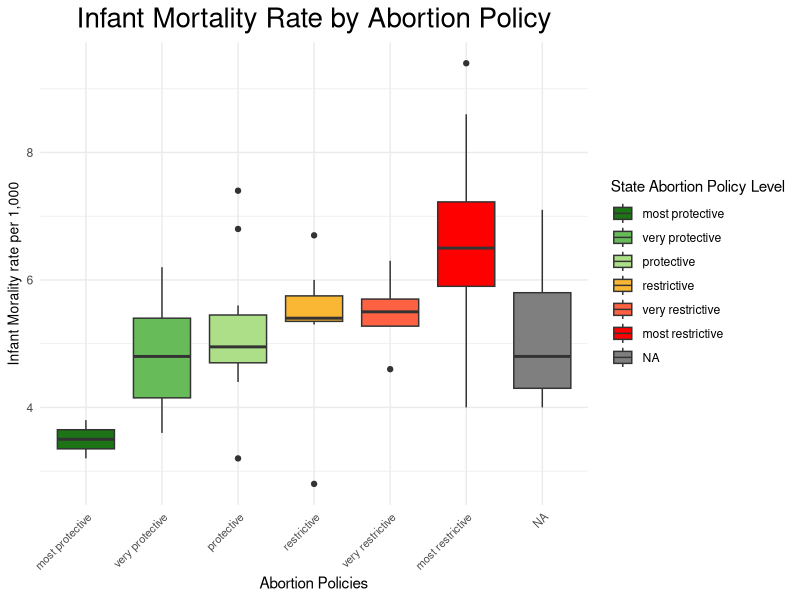
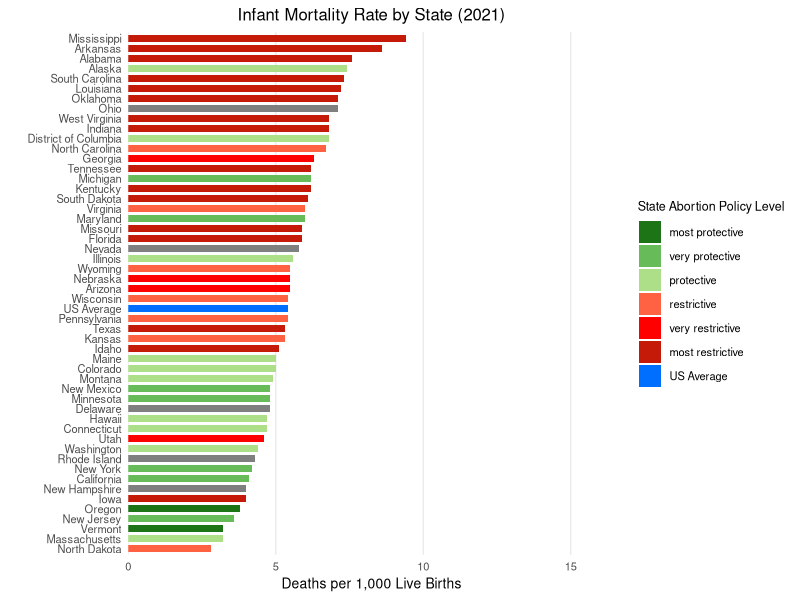
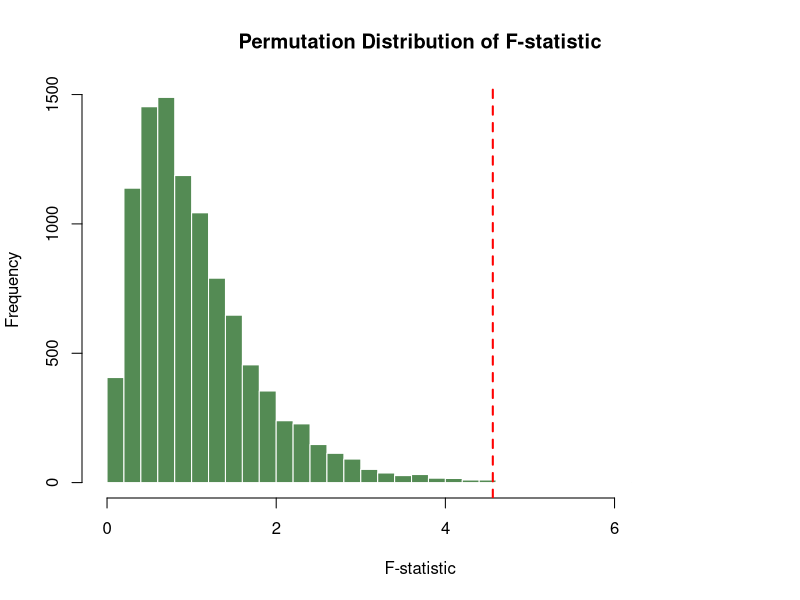

Reproduce these figures in R, in order.
## ---- chunk 1
library(tidyverse)
df <- read_csv("../data/clean_data/merged_data.csv", show_col_types = FALSE)
df <- df[!is.na(df$abortion_policies), ]
df_test <- df[df$State != "US", ]
df$abortion_policies <- factor(df$abortion_policies, 
                              levels = c("most protective", "very protective", 
                                         "protective", "some restriction /protections", "restrictive", "very restrictive", "most restrictive"))

# Box plot for Infant Mortality Rate
ggplot(df, aes(x = abortion_policies, y = infant_mortality_2021, fill=abortion_policies)) +
  geom_boxplot() +
  theme_minimal() +
  theme(axis.text.x = element_text(size = 8, angle = 45, hjust = 1),
        axis.title.y = element_text(size = 10)) + 
  scale_fill_manual(values = c("#1c7416", "#68bb59", "#acdf87", "#fab733", "#ff6242", "#ff0000", "#c61a09")) +
  labs(x = "Abortion Policies", 
       y = "Infant Morality rate per 1,000",
       fill = "State Abortion Policy Level",
       title = "Infant Mortality Rate by Abortion Policy") +
  theme(plot.title = element_text(size = 20, hjust = 0.5))
## ---- chunk 2

df_filtered <- df %>%
  filter(!is.na(`infant_mortality_2021`)) %>%
  bind_rows(tibble(
    State = "US Average",  # Removed c() since only adding one value
    `infant_mortality_2021` = 5.4,
    abortion_policies = "US Average"  # Removed "most restrictive" since only adding US Average
  ))

policy_levels <- c(
  "most protective",
  "very protective", 
  "protective",
  "some restrictions/protections",
  "restrictive",
  "very restrictive",
  "most restrictive",
  "US Average"
)

df_filtered$abortion_policies <- factor(df_filtered$abortion_policies, 
                                      levels = policy_levels)

ggplot(df_filtered, 
       aes(y = reorder(State, `infant_mortality_2021`),
           x = `infant_mortality_2021`,
           fill = abortion_policies)) +
  geom_bar(stat = "identity", width = 0.7) +
  scale_fill_manual(
    values = c(
      "most protective" = "#1c7416",
      "very protective" = "#68bb59",
      "protective" = "#acdf87",
      "some restrictions/protections" = "#fab733",
      "restrictive" = "#ff6242",
      "very restrictive" = "#ff0000",
      "most restrictive" = "#c61a09",
      "US Average" = "#006eff"
    ),
    breaks = policy_levels
  ) +
  theme_minimal() +
  labs(
    title = "Infant Mortality Rate by State (2021)",  # Made title more concise
    x = "Deaths per 1,000 Live Births",  # Corrected units
    y = "",
    fill = "State Abortion Policy Level",
  ) +
  theme(
    plot.title = element_text(hjust = 0.5, size = 12),
    axis.title.x = element_text(size = 10),
    axis.text.y = element_text(size = 8),
    axis.text.x = element_text(size = 8),
    legend.position = "right",
    legend.title = element_text(size = 9),
    legend.text = element_text(size = 8),
    panel.grid.major.y = element_blank(),
    panel.grid.minor = element_blank(),
    plot.background = element_rect(fill = "white", color = NA),
    panel.background = element_rect(fill = "white", color = NA)
  ) +
  scale_x_continuous(
    limits = c(0, 15),
    breaks = seq(0, 15, by = 5),  # Changed to increments of 5 for better readability
    expand = expansion(mult = c(0, 0.1))
  )

## ---- chunk 3
# Kruskal-Wallis test
kruskal.test(infant_mortality_2021 ~ abortion_policies, data = df)

## ---- chunk 4
# Permutation Test
N <- 10000 

# Observed ANOVA F-statistic
observed_anova <- aov(infant_mortality_2021 ~ abortion_policies, data = df)
observed_F <- summary(observed_anova)[[1]][["F value"]][1]

# Permutation loop
set.seed(1234) 
perm_F <- numeric(N)

for (i in 1:N) {
  # Permute the response variable
  permuted_data <- df
  permuted_data$infant_mortality_2021 <- sample(permuted_data$infant_mortality_2021)
  
  # Perform ANOVA on permuted data
  perm_anova <- aov(infant_mortality_2021 ~ abortion_policies, data = permuted_data)
  perm_F[i] <- summary(perm_anova)[[1]][["F value"]][1]
}

# Calculate p-value
p_value <- mean(perm_F >= observed_F)

cat("Observed F-statistic:", observed_F, "\n")
cat("Permutation Test p-value:", p_value, "\n")

# Plot the permutation F-statistics
hist(perm_F, 
     breaks = 30, 
     main = "Permutation Distribution of F-statistic", 
     xlab = "F-statistic", 
     col = "palegreen4",  
     border = "white")    

# F-statistic line 
abline(v = observed_F, 
       col = "red",       
       lwd = 2, 
       lty = 2)
